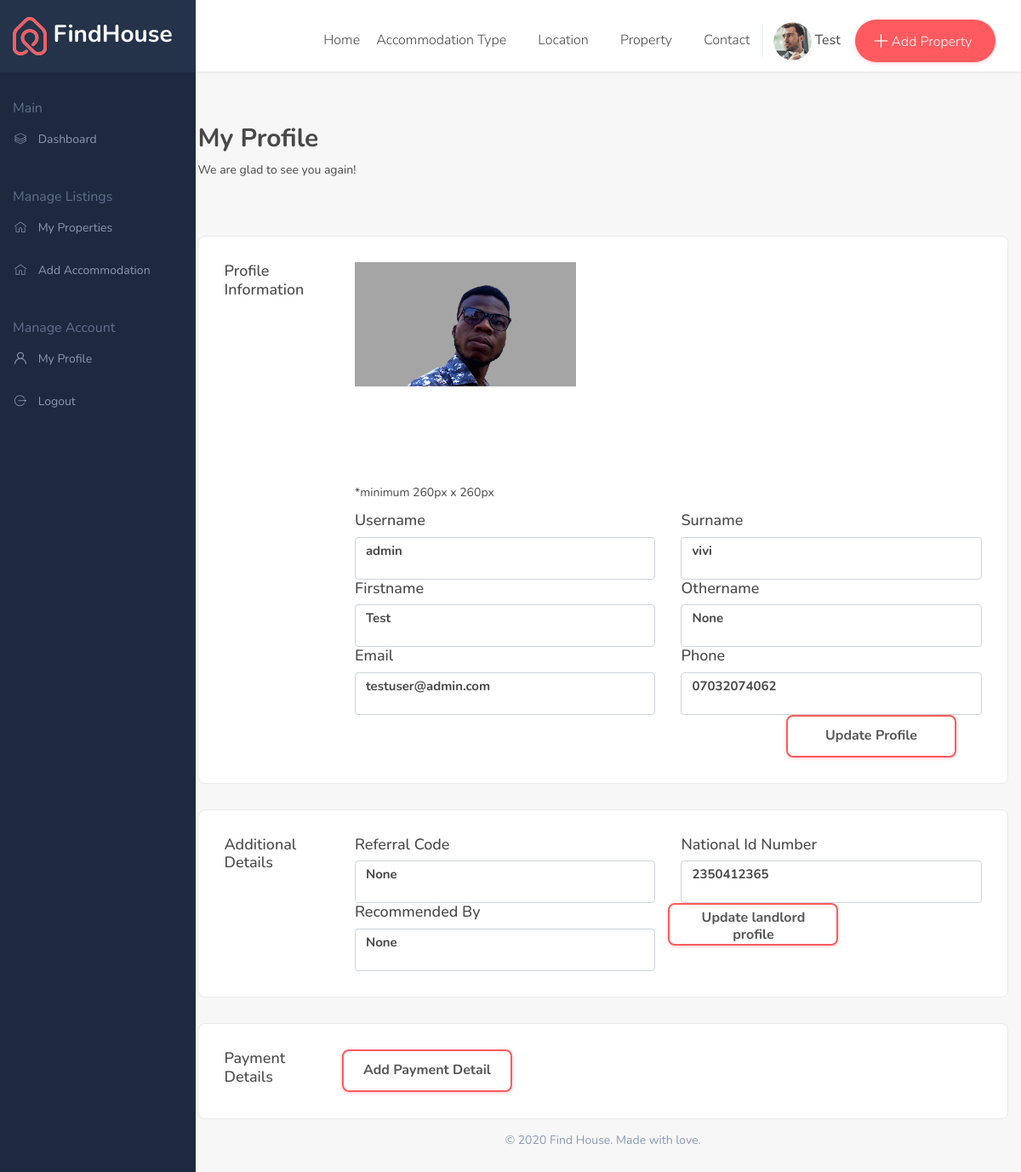
Page /user/ (signed in) on the committed database.
### users/models.py (models this page shows, shortened)
class User(AbstractBaseUser,PermissionsMixin):
    first_name=models.CharField(max_length=150,null=True,blank=True)
    sur_name=models.CharField(max_length=150,null=True,blank=True)
    other_name = models.CharField(max_length=150,null=True,blank=True)
    username_validator = UnicodeUsernameValidator()
    username = models.CharField(
        ("username"),
        max_length=150,
        unique=True,
        null=True,blank=True,
        help_text=(
            "Required. 150 characters or fewer. Letters, digits and @/./+/-/_ only."
        ),
        validators=[username_validator],
        error_messages={
            "unique": ("A user with that username already exists."),
        },
    )
    email = models.EmailField(("email address"), blank=True)
    phone_no=models.CharField(max_length=150,null=True,blank=True)
    date_created=models.DateTimeField(auto_now_add=True)
    is_active=models.BooleanField(default=True)
    is_staff=models.BooleanField(default=False)
    is_landlord=models.BooleanField(default=False)
    is_superuser=models.BooleanField(default=False)
    EMAIL_FIELD = "email"
    USERNAME_FIELD = "username"
    REQUIRED_FIELDS = ["email"]
    objects=UserManager()
    def __str__(self):
        return self.username
    def get_full_name(self):
        full_name = "%s %s %s" % (self.first_name, self.other_name, self.sur_name)
        return full_name.strip()

class LandLordProfile(models.Model):
    user_profile = models.OneToOneField(User, related_name="landLord", on_delete=models.CASCADE, null=True, blank=True)
    referral_code = models.CharField(max_length=16, unique=True, blank=True, null=True)
    recommended_by = models.ForeignKey(User, on_delete=models.CASCADE, null=True, blank=True, related_name='referrals')
    national_id_number = models.PositiveIntegerField(unique=True)
    national_id_image = models.ImageField(upload_to='doucments/IDs/')
    profile_photo = models.ImageField(upload_to='doucments/profilePhotos/')

### users/views.py (the view)
# urls.py: path('', views.userdetailsView, name='userprofile'),
def userdetailsView(request):
    user_profile = User.objects.get(username=request.user)
    context = {
        'user_detail': user_profile,
    }
    return render(request, 'page-my-profile.html', context)

### templates/page-my-profile.html (shortened to what this page needs)
{% extends 'dashboard_base.html' %}
{% block content %}
	<section class="our-dashbord dashbord bgc-f7 pb50">
		<div class="container-fluid">
			<div class="row">
				<div class="col-lg-3 col-xl-2 dn-992 pl0"></div>
				<div class="col-lg-9 col-xl-10 maxw100flex-992">
					<div class="row">
						<div class="col-lg-12 mb10">
							<div class="breadcrumb_content style2">
								<h2 class="breadcrumb_title">My Profile</h2>
								<p>We are glad to see you again!</p>
							</div>
						</div>
						<div class="col-lg-12">
							<div class="my_dashboard_review">
								<div class="row">
									<div class="col-xl-2">
										<h4>Profile Information</h4>
									</div>
									<div class="col-xl-10">
										<div class="row">
											<div class="col-lg-12">
												<div class="wrap-custom-file">
													<img src="{{user_detail.landLord.profile_photo.url}}" alt="null">
												</div>
												<p>*minimum 260px x 260px</p>
											</div>
											<div class="col-lg-6 col-xl-6">
												<h4>Username</h4>
												<div class="form-control"><h5>{{user_detail.username}}</h5></div>
											</div>
											<div class="col-lg-6 col-xl-6">
												<h4>Surname</h4>
												<div class="form-control"><h5>{{user_detail.sur_name}}</h5></div>
											</div>
											<div class="col-lg-6 col-xl-6">
												<h4>Firstname</h4>
												<div class="form-control"><h5>{{user_detail.first_name}}</h5></div>
											</div>
											<div class="col-lg-6 col-xl-6">
												<h4>Othername</h4>
												<div class="form-control"><h5>{{user_detail.other_name}}</h5></div>
											</div>
											<div class="col-lg-6 col-xl-6">
												<h4>Email</h4>
												<div class="form-control"><h5>{{user_detail.email}}</h5></div>
											</div>
											<div class="col-lg-6 col-xl-6">
												<h4>Phone</h4>
												<div class="form-control"><h5>{{user_detail.phone_no}}</h5></div>
											</div>
										 	<div class="col-xl-12 text-right">
												<div class="my_profile_setting_input">
													<button class="btn btn1"><a href="{% url 'edit-profile' user_detail.id %}">Update Profile</a></button>
												</div>
											</div>
										</div>
									</div>
								</div>
							</div>
							{% if request.user.is_landlord %}
							<div class="my_dashboard_review mt30">
								<div class="row">
									<div class="col-xl-2">
										<h4>Additional Details</h4>
									</div>
									<div class="col-xl-10">
										<div class="row">
											<div class="col-lg-6 col-xl-6">
												<h4>Referral Code</h4>
												<div class="form-control"><h5>{{user_detail.landLord.referral_code}}</h5></div>
											</div>
											<div class="col-lg-6 col-xl-6">
												<h4>National Id Number</h4>
												<div class="form-control"><h5>{{user_detail.landLord.national_id_number}}</h5></div>
											</div>
											<div class="col-lg-6 col-xl-6">
												<h4>Recommended By</h4>
												<div class="form-control"><h5>{{user_detail.landLord.recommended_by}}</h5></div>
											</div>
											<div class="my_profile_setting_input">
												<button class="btn btn1"><a href="{% url 'edit-landlord-profile' user_detail.id %}">Update landlord profile</a></button>
											</div>
										</div>
									</div>
								</div>
							</div>
							<div class="my_dashboard_review mt30">
								<div class="row">
									<div class="col-xl-2">
										<h4>Payment Details</h4>
									</div>
									<div class="col-xl-10">
										<div class="row">
											{% if user_detail.paymentdetail %}
											<div class="col-lg-6 col-xl-6">
												<h4>Referral Code</h4>
												<div class="form-control"><h5>{{user_detail.landLord.referral_code}}</h5></div>
											</div>
											<div class="col-lg-6 col-xl-6">
												<h4>National Id Number</h4>
												<div class="form-control"><h5>{{user_detail.landLord.national_id_number}}</h5></div>
											</div>
											<div class="col-lg-6 col-xl-6">
												<h4>Recommended By</h4>
												<div class="form-control"><h5>{{user_detail.landLord.recommended_by}}</h5></div>
											</div>
											<div class="my_profile_setting_input">
												<button class="btn btn1"><a href="{% url 'edit-landlord-profile' user_detail.id %}">Update landlord profile</a></button>
											</div>
											{% else %}
											<div class="my_profile_setting_input">
												<button class="btn btn1"><a href="{% url 'paymentdetail' %}">Add Payment Detail</a></button>
											</div>
											{% endif %}
										</div>
									</div>
								</div>
							</div>
							{% endif %}
						</div>
					</div>
					<div class="row mt10">
						<div class="col-lg-12">
							<div class="copyright-widget text-center">
								<p>© 2020 Find House. Made with love.</p>
							</div>
						</div>
					</div>
				</div>
			</div>
		</div>
	</section>
{% endblock content %}

### templates/dashboard_base.html (shortened to what this page needs)
{% load static %}
<!DOCTYPE html>
<html dir="ltr" lang="en">
<head>
<link rel="stylesheet" href="{% static 'css/bootstrap.min.css' %}">
<link rel="stylesheet" href="{% static 'css/style.css' %}">
<link rel="stylesheet" href="{% static 'css/dashbord_navitaion.css' %}">
<link rel="stylesheet" href="{% static 'css/responsive.css' %}">
</head>
<body>
<div class="wrapper">
	<header class="header-nav menu_style_home_one style2 menu-fixed main-menu">
		<div class="container-fluid p0">
		    <nav>
		        <a href="page-dashboard.html#" class="navbar_brand float-left dn-smd">
		            <span>FindHouse</span>
		        </a>
		        <ul id="respMenu" class="ace-responsive-menu text-right" data-menu-style="horizontal">
		            <li>
		                <a href="{% url 'index' %}"><span class="title">Home</span></a>
		            </li>
		            <li>
		                <a href="page-dashboard.html#"><span class="title">Accommodation Type</span></a>
		            </li>
		            <li>
		                <a href="page-dashboard.html#"><span class="title">Location</span></a>
		            </li>
		            <li>
		                <a href="page-dashboard.html#"><span class="title">Property</span></a>
		            </li>
		            <li class="last">
		                <a href="page-contact.html"><span class="title">Contact</span></a>
		            </li>
	                <li class="user_setting">
						<div class="dropdown">
	                		<a class="btn dropdown-toggle" href="page-dashboard.html#" data-toggle="dropdown">
                                <img class="rounded-circle" src="{% static 'images/team/e1.png' %}" alt="e1.png">
                                 <span class="dn-1199">{{request.user.first_name}}</span>
                            </a>
						</div>
			        </li>
					{% if request.user.is_authenticated and request.user.is_landlord %}
	                <li class="list-inline-item add_listing">
                        <a href="{% url 'add-house' %}"><span class="flaticon-plus"></span>
                            <span class="dn-lg"> Add Property</span>
                        </a>
                    </li>
					{% endif %}
		        </ul>
		    </nav>
		</div>
	</header>
	{% if request.user.is_landlord %}
    <div class="dashboard_sidebar_menu dn-992">
	    <ul class="sidebar-menu">
	   		<li class="header"><img src="{% static 'images/header-logo2.png' %}" alt="header-logo2.png"> FindHouse</li>
	   		<li class="title"><span>Main</span></li>
	    	<li class="treeview"><a href="{% url 'landlord-dashboard' %}"><i class="flaticon-layers"></i><span> Dashboard</span></a></li>
	   		<li class="title"><span>Manage Listings</span></li>
	      	<li class="treeview">
		        <a href=""><i class="flaticon-home"></i> <span>My Properties</span><i class="fa fa-angle-down pull-right"></i></a>
	      	</li>
	     	<li class="treeview">
		        <a href=""><i class="flaticon-home"></i><span> Add Accommodation </span><i class="fa fa-angle-down pull-right"></i></a>
	      	</li>
	   		<li class="title"><span>Manage Account</span></li>
		    <li><a href="{% url 'userprofile' %}"><i class="flaticon-user"></i> <span>My Profile</span></a></li>
		    <li><a href="{% url 'logout' %}"><i class="flaticon-logout"></i> <span>Logout</span></a></li>
	    </ul>
    </div>
	{% endif %}
    {% block content %}{% endblock content %}
</div>
</body>
</html>

### static/css/responsive.css (style rules this page uses)
@media only screen and (max-width:1440px) { .our-dashbord.dashbord .container-fluid { padding-left: 8%;padding-right: 15px; } }
@media only screen and (max-width:1366px) { .sidebar-menu { width: 230px; } }
@media only screen and (max-width:1366px) { .sidebar-menu li.header { padding-left: 15px; } }
@media only screen and (max-width:1366px) { .our-dashbord.dashbord .container-fluid { padding-left: 3%;padding-right: 15px; } }
@media only screen and (max-width:1280px) { header.header-nav.menu_style_home_one a.navbar_brand { margin-top: 21px; } }
@media only screen and (max-width:1280px) { header.header-nav.menu_style_home_one .ace-responsive-menu > li > a { padding: 37px 20px 27px 5px; } }
@media only screen and (max-width:1200px) { header.header-nav.menu_style_home_one .ace-responsive-menu > li > a { padding: 37px 10px 27px 5px; } }
@media only screen and (max-width:1200px) { header.header-nav.menu_style_home_one ul.ace-responsive-menu li.add_listing { width: 165px; } }

### static/css/menu.css (style rules this page uses)
@media (min-width: 993px) { .main-menu { display: block; } }
.header, .content, .footer { text-align: center; }
.header, .footer { background: #777; font-size: 16px; font-weight: bold; color: #484848; line-height: 40px; -moz-box-sizing: border-box; box-sizing: border-box; width: 100%; height: 85px; padding: 0 50px; }
.mm-page { -webkit-box-sizing:border-box;box-sizing:border-box;position:relative }
.mm-slideout { -webkit-transition:-webkit-transform .4s ease;transition:-webkit-transform .4s ease;-o-transition:transform .4s ease;transition:transform .4s ease;transition:transform .4s ease,-webkit-transform .4s ease;z-index:1 }

### static/css/ace-responsive-menu.css (style rules this page uses)
a { color: #0d638f; text-shadow: none; }
ul { margin: 0px; padding: 0px; }
.ace-responsive-menu { list-style: none; margin: 0; padding: 0; background-color: transparent; width:100%; }
.ace-responsive-menu li { list-style: none; }
.ace-responsive-menu > li { border: 0px; display: inline-block; margin: 0; padding: 0; text-align: left; }
.ace-responsive-menu li a { color:#c0c0c0; }
.ace-responsive-menu > li > a { display: block; position: relative; margin: 0; border: 0px; padding: 18px 20px 18px 5px; text-decoration: none; font-size: 16px; font-weight: 300; color: #979797; }

### rows in the picture
User: user.first_name "Test", landLord.profile_photo (picture), username "admin", sur_name "vivi", first_name "Test", other_name "None", email "testuser@admin.com", phone_no "07032074062", landLord.referral_code "None", landLord.national_id_number "2350412365", landLord.recommended_by "None"
